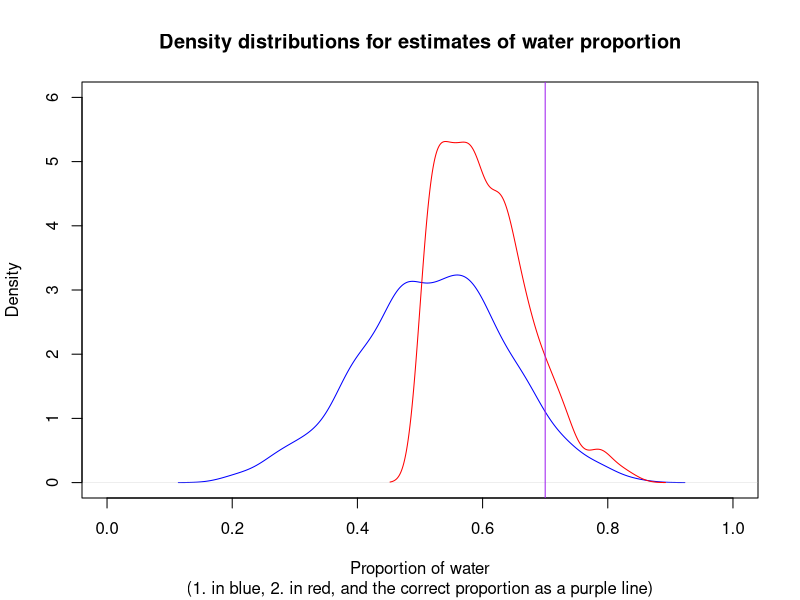
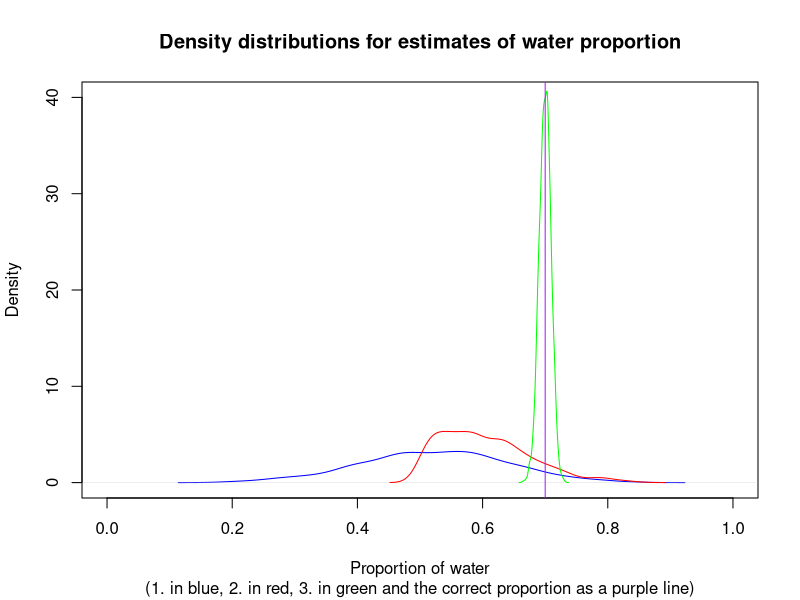
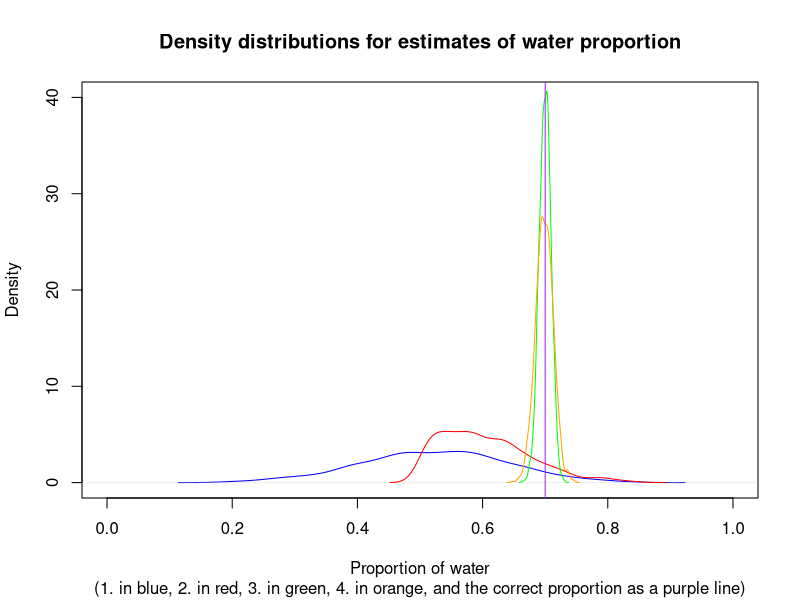

These figures' R source, in order:
## ---- chunk 1
p_grid1 <- seq(from = 0, to = 1, length = 1000) #grid of 1000
prob_p1 <- rep(1, 1000) #flat prior
prob_data1 <- dbinom(8, size = 15, prob = p_grid1)
posterior1 <- prob_data1 * prob_p1 # taking the prior into account, not needed in this example
posteriornorm1 <- posterior1 / sum(posterior1) #normalizing
set.seed(100)
samples1 <- sample(p_grid1, prob = posteriornorm1, size = 1000, replace = TRUE)
mean(samples1) #point estimate of the true proportion of water
quantile(samples1, probs = c(0.05, 0.95)) #95% CI
## ---- chunk 2
p_grid2 <- seq(from = 0, to = 1, length = 1000) #grid of 1000
prob_p2 <- c(rep(0, 500), rep(1, 500)) #new prior
prob_data2 <- dbinom(8, size = 15, prob = p_grid2)
posterior2 <- prob_data2 * prob_p2 # taking the prior into account, not needed in this example
posteriornorm2 <- posterior2 / sum(posterior2) #normalizing
set.seed(100)
samples2 <- sample(p_grid2, prob = posteriornorm2, size = 1000, replace = TRUE)
mean(samples2) #point estimate of the true proportion of water
quantile(samples2, probs = c(0.05, 0.95)) #95% CI
## ---- chunk 3
plot(density(samples1), xlim=c(0,1), ylim=c(0,6), col="blue", main="Density distributions for estimates of water proportion", sub="(1. in blue, 2. in red, and the correct proportion as a purple line)", xlab="Proportion of water", ylab="Density") #calling the first plot as well as setting label and x/y limits
lines(density(samples2), col="red") #calling the second plot
abline(v=0.7, col="purple") #calling the line for the true proportion
## ---- chunk 4
kast <- 1
repeat {
kast <- kast+1
vann <- 7 * kast
total <- vann/0.7
p_grid3 <- seq(from = 0, to = 1, length = total)
prob_data3 <- dbinom(vann, size = total, prob= p_grid3)
posterior3 <- prob_data3
posteriornorm3 <- posterior3 / sum(posterior3)
set.seed(100)
samples3 <- sample(p_grid3, prob = posteriornorm3, size = total, replace = TRUE)
mean(samples3)
quantile(samples3, probs= c(0.005, 0.995))
sjekk <- quantile(samples3, probs = 0.995) - quantile(samples3, probs=0.005)
if (quantile(samples3, probs = 0.995) - quantile(samples3, probs=0.005) < 0.05){
  break
}
}
## ---- chunk 5
print(total)
## ---- chunk 6
plot(density(samples1), xlim=c(0,1), ylim=c(0,40), col="blue", main="Density distributions for estimates of water proportion", sub="(1. in blue, 2. in red, 3. in green and the correct proportion as a purple line)", xlab="Proportion of water", ylab="Density") #calling the first plot as well as setting label and x/y limits
lines(density(samples2), col="red") #calling the second plot
lines(density(samples3), col="green") #calling the third plot
abline(v=0.7, col="purple") #calling the line for the true proportion
## ---- chunk 7
total2 <- 1200
vann2 <- total2*0.7
p_grid4 <- seq(from = 0, to = 1, length = total2)
prob_data4 <- dbinom(vann2, size = total2, prob= p_grid4)
posterior4 <- prob_data4
posteriornorm4 <- posterior4 / sum(posterior4)
set.seed(100)
samples4 <- sample(p_grid4, prob = posteriornorm4, size = total2, replace = TRUE)
## ---- chunk 8
plot(density(samples1), xlim=c(0,1), ylim=c(0,40), col="blue", main="Density distributions for estimates of water proportion", sub="(1. in blue, 2. in red, 3. in green, 4. in orange, and the correct proportion as a purple line)", xlab="Proportion of water", ylab="Density") #calling the first plot as well as setting label and x/y limits
lines(density(samples2), col="red") #calling the second plot
lines(density(samples3), col="green") #calling the third plot
lines(density(samples4), col="orange")
abline(v=0.7, col="purple") #calling the line for the true proportion
